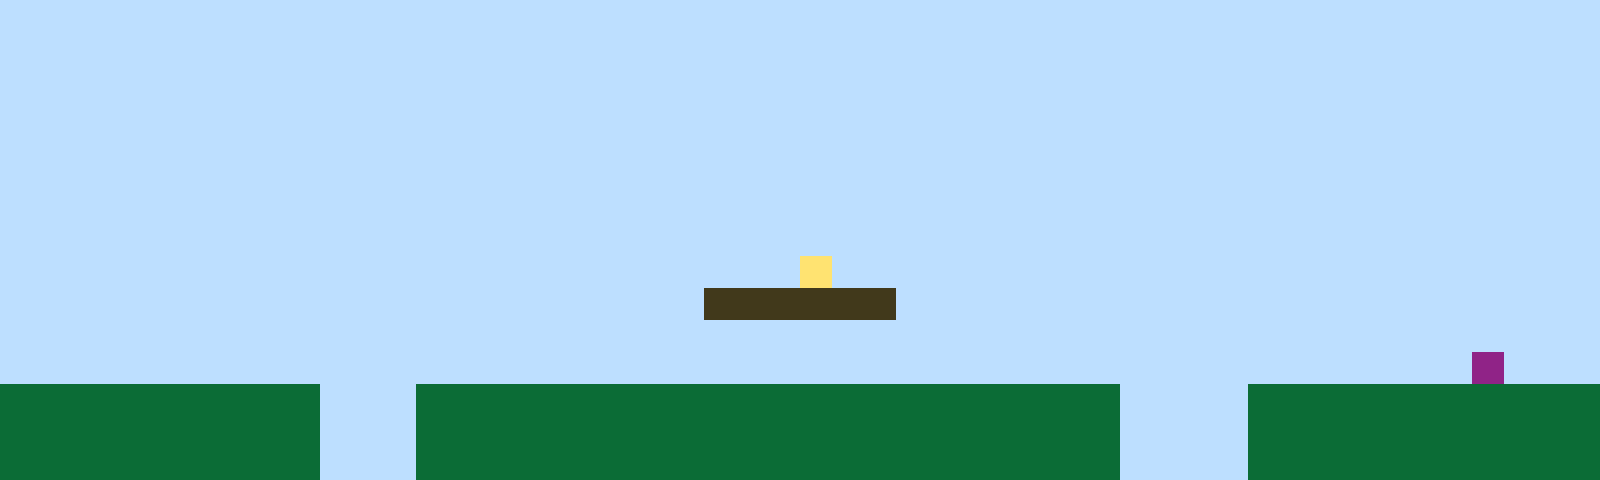

Below is a game level as drawn by its tile map, then a one-line description and the .tmx file that defines it, in full:
An orthogonal 50x15 tile map with 32x32 px tiles, 1 tile layer (Tile Layer 1).

<map version="1.10" tiledversion="1.11.2" orientation="orthogonal" renderorder="right-up" width="50" height="15" tilewidth="32" tileheight="32" infinite="0" nextlayerid="2" nextobjectid="1"><editorsettings><export target="map1.csv" format="csv" /></editorsettings><tileset firstgid="1" name="sprites" tilewidth="32" tileheight="32" tilecount="6" columns="3"><image source="sprites.png" width="96" height="64" /></tileset><layer id="1" name="Tile Layer 1" width="50" height="15"><data encoding="csv">1,1,1,1,1,1,1,1,1,1,1,1,1,1,1,1,1,1,1,1,1,1,1,1,1,1,1,1,1,1,1,1,1,1,1,1,1,1,1,1,1,1,1,1,1,1,1,1,1,1,1,1,1,1,1,1,1,1,1,1,1,1,1,1,1,1,1,1,1,1,1,1,1,1,1,1,1,1,1,1,1,1,1,1,1,1,1,1,1,1,1,1,1,1,1,1,1,1,1,1,1,1,1,1,1,1,1,1,1,1,1,1,1,1,1,1,1,1,1,1,1,1,1,1,1,1,1,1,1,1,1,1,1,1,1,1,1,1,1,1,1,1,1,1,1,1,1,1,1,1,1,1,1,1,1,1,1,1,1,1,1,1,1,1,1,1,1,1,1,1,1,1,1,1,1,1,1,1,1,1,1,1,1,1,1,1,1,1,1,1,1,1,1,1,1,1,1,1,1,1,1,1,1,1,1,1,1,1,1,1,1,1,1,1,1,1,1,1,1,1,1,1,1,1,1,1,1,1,1,1,1,1,1,1,1,1,1,1,1,1,1,1,1,1,1,1,1,1,1,1,1,1,1,1,1,1,1,1,1,1,1,1,1,1,1,1,1,1,1,1,1,1,1,1,1,1,1,1,1,1,1,1,1,1,1,1,1,1,1,1,1,1,1,1,1,1,1,1,1,1,1,1,1,1,1,1,1,1,1,1,1,1,1,1,1,1,1,1,1,1,1,1,1,1,1,1,1,1,1,1,1,1,1,1,1,1,1,1,1,1,1,1,1,1,1,1,1,1,1,1,1,1,1,1,1,1,1,1,1,1,1,1,1,1,1,1,1,1,1,1,1,1,1,1,1,1,1,1,1,1,1,1,1,1,1,1,1,1,1,1,1,1,1,1,1,1,1,1,1,1,1,1,1,1,1,1,1,1,1,1,1,1,1,1,1,1,1,1,1,1,1,1,1,1,1,4,1,1,1,1,1,1,1,1,1,1,1,1,1,1,1,1,1,1,1,1,1,1,1,1,1,1,1,1,1,1,1,1,1,1,1,1,1,1,1,1,1,1,1,1,1,1,3,3,3,3,3,3,1,1,1,1,1,1,1,1,1,1,1,1,1,1,1,1,1,1,1,1,1,1,1,1,1,1,1,1,1,1,1,1,1,1,1,1,1,1,1,1,1,1,1,1,1,1,1,1,1,1,1,1,1,1,1,1,1,1,1,1,1,1,1,1,1,1,1,1,1,1,1,1,1,1,1,1,1,1,1,1,1,1,1,1,1,1,1,1,1,1,1,1,1,1,1,1,1,1,1,1,1,1,1,1,1,1,1,1,1,1,1,1,1,1,1,1,1,1,6,1,1,1,2,2,2,2,2,2,2,2,2,2,1,1,1,2,2,2,2,2,2,2,2,2,2,2,2,2,2,2,2,2,2,2,2,2,2,1,1,1,1,2,2,2,2,2,2,2,2,2,2,2,2,2,2,2,2,2,2,2,2,2,1,1,1,2,2,2,2,2,2,2,2,2,2,2,2,2,2,2,2,2,2,2,2,2,2,1,1,1,1,2,2,2,2,2,2,2,2,2,2,2,2,2,2,2,2,2,2,2,2,2,1,1,1,2,2,2,2,2,2,2,2,2,2,2,2,2,2,2,2,2,2,2,2,2,2,1,1,1,1,2,2,2,2,2,2,2,2,2,2,2</data></layer></map>
